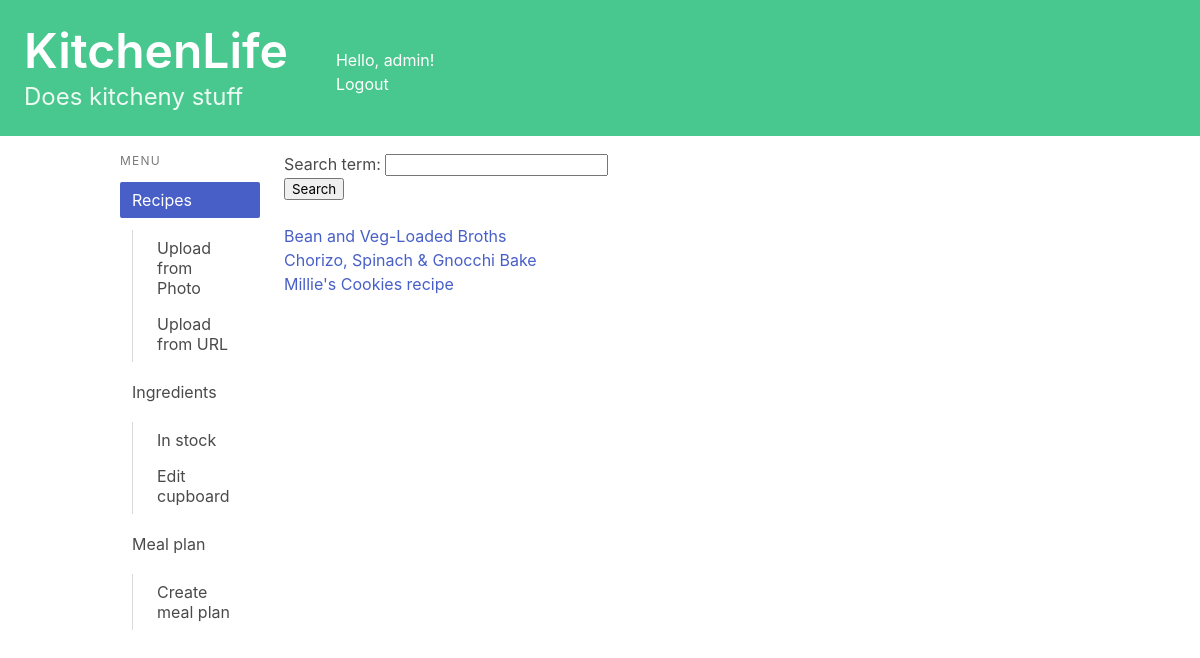
The app's page /recipes/ (signed in), older data.
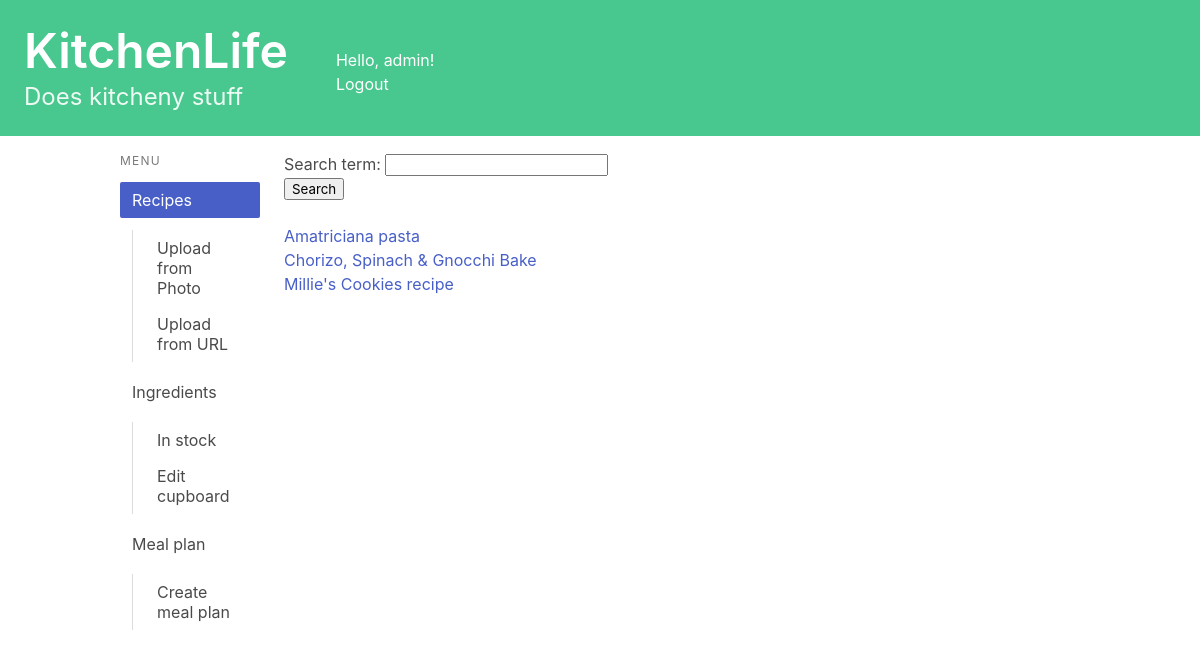
The same page, newer data.
### recipes/models.py (models this page shows, shortened)
class Recipe(models.Model):
    name = models.CharField(max_length=200)
    method = models.TextField(max_length=5000, null = True, blank = True)
    ingredients_string = models.TextField(max_length=1000, null = True, blank = True)#Plain text of ingredients
    book = models.CharField(max_length=200, null = True, blank = True)
    page = models.CharField(max_length=5, null = True, blank = True)
    serves = models.CharField(max_length=5, null = True, blank = True)
    description = models.TextField(max_length=500, null = True, blank = True)
    url = models.URLField(null = True, blank = True)
    jumbled_input = models.TextField(max_length=8000, null = True, blank = True)
    simplified_ingredients = models.TextField(max_length=1000, null = True, blank = True)
    owner = models.ForeignKey(User, on_delete=models.CASCADE, blank=True, null=True)
    uses_ingredient = models.ManyToManyField(Ingredient, related_name="ingredient_uses")

### recipes/views.py (the view)
# urls.py: path('', views.index, name='index'),
@login_required
def index(request):
    if request.method == 'POST':
        form = SearchForm(request.POST)
        if form.is_valid():
            filtered_recipe = form.cleaned_data['search_term']
            recipe_list = Recipe.objects.filter(name__contains=filtered_recipe, owner=request.user).order_by("name")
    else:
        form = SearchForm()
        recipe_list = Recipe.objects.filter(owner=request.user).order_by("name")
        if not recipe_list:
            print("hi")
    context = {'recipe_list': recipe_list, 'form': form}
    return render(request, 'recipes/index.html', context)

### recipes/forms.py
class SearchForm(forms.Form):
    search_term = forms.CharField(max_length=50)

### recipes/templatetags/is_active.py (called while the page is built)
@register.simple_tag
def is_active(request, url):
    if reverse(url) == request.path:
        return "is-active"
    return ""

### recipes/templates/recipes/index.html (shortened to what this page needs)
{% extends 'base.html' %}
{% block content %}
<ul>
<form method="post">
     {{ form.as_p }}
    <button type="submit">Search</button>
</form>
<br>
{% if recipe_list %}
    {% for recipe in recipe_list %}
    <li><a href="{% url 'recipes:detail' recipe.id %}">{{ recipe.name }}</a></li>
    {% endfor %}
{% else %}
    <p>No recipes are available.</p>
{% endif %}
</ul>
{% endblock content %}

Row changes from the older to the newer data that the page shows:
removed Recipe: name "Bean and Veg-Loaded Broths"
added Recipe: name "Amatriciana pasta"
